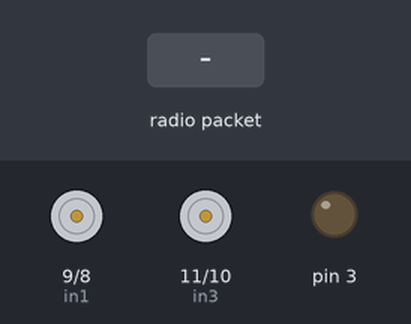
Bench run of a sketch on a simulated Arduino Uno, built with avr-gcc and run on an emulated ATmega328P. On the bench: motor-driver pin pairs drawn as motors (green arrow = first pin HIGH = forward, orange = second pin HIGH = backward, longer = more drive, scaled by the enable pin), output pins drawn as LEDs (lit = HIGH). Inputs (shaded band) come from the test bench. No radio packets arrive unless stated.

Above: at 1.2 s.
1.3 s: radio packet "1" arrives
At 1.6 s:
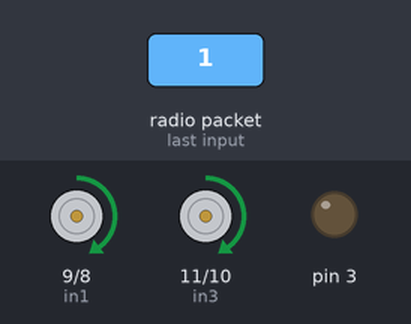
2.8 s: radio packet "0" arrives
At 3.9 s:
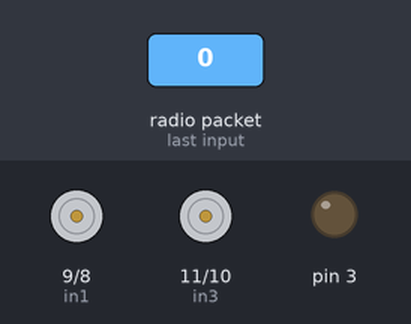
4.3 s: radio packet "2" arrives
At 5.1 s:
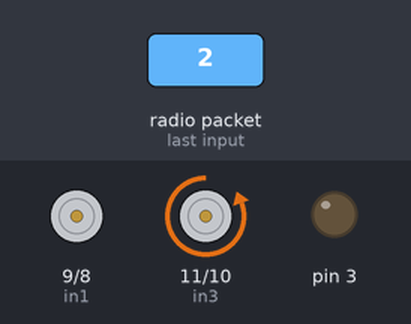
5.8 s: radio packet "3" arrives
At 6.2 s:
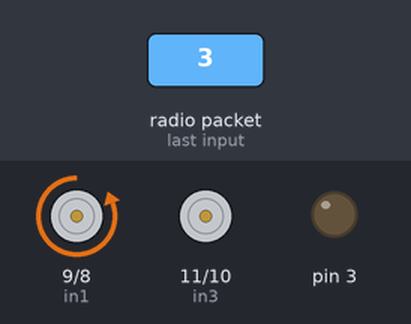
7.3 s: radio packet "4" arrives
At 8.6 s:
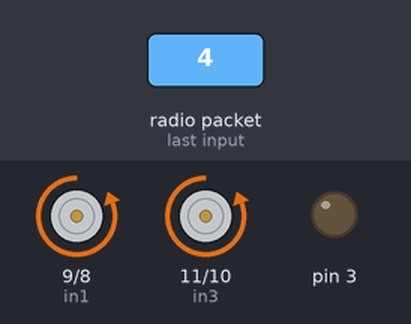
Timing chart, 0 to 9.8 s (numbered marks = the images above; inputs shaded):
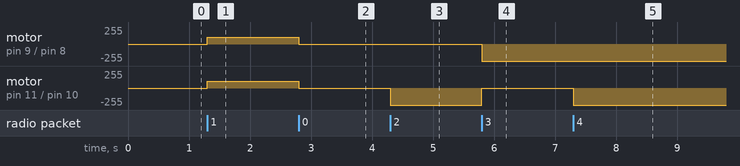

The sketch:

REC-CODE.ino
```cpp
#include<VirtualWire.h>
#include<Servo.h>
int in1 = 9;  //Motor A
int in2 = 8;   //Motor A
int in3 = 11;  // Motor B
int in4 = 10;    //Motor A
int enA = 5; // pwm Motor A
int enB = 6;  // pwm Motor B
const int datain = 12;
void setup() {
  // put your setup code here, to run once:
  vw_set_ptt_inverted(true);
  vw_set_rx_pin(datain);
  vw_setup(4000); // 4Kbps
pinMode(in1,OUTPUT);
pinMode(in2,OUTPUT);
pinMode(in3,OUTPUT);
pinMode(in4,OUTPUT);
pinMode(in4,OUTPUT);
pinMode(enA,OUTPUT);
pinMode(enB,OUTPUT);
  vw_rx_start();
  Serial.println(9600);
pinMode(3,OUTPUT);
}

void loop() {
  // put your main code here, to run repeatedly:
  uint8_t buf[VW_MAX_MESSAGE_LEN];
  uint8_t buflen = VW_MAX_MESSAGE_LEN;
  if (vw_get_message(buf, &buflen))
  {
    Serial.println(buf[0]);
    if(buf[0] =='1')
    {
  analogWrite(enA, 100);
  analogWrite(enB, 100);
  digitalWrite(in1,HIGH);
digitalWrite(in2,LOW);
digitalWrite(in3,HIGH);
digitalWrite(in4,LOW);
    }
    if(buf[0]=='0')
    {
  analogWrite(enA, 0);
  analogWrite(enB, 0);
  digitalWrite(in1,HIGH);
digitalWrite(in2,LOW);
digitalWrite(in3,HIGH);
digitalWrite(in4,LOW);

      Serial.println("Rec_data_2");
    }
    if(buf[0]=='2'){
  analogWrite(enA, 255);
  analogWrite(enB, 255);
  digitalWrite(in1,LOW);
digitalWrite(in2,LOW);
digitalWrite(in3,LOW);
digitalWrite(in4,HIGH);
      Serial.println("Rec_data_3");
    }
    if(buf[0]=='3'){
  analogWrite(enA, 255);
  analogWrite(enB, 255);
  digitalWrite(in1,LOW);
digitalWrite(in2,HIGH);
digitalWrite(in3,LOW);
digitalWrite(in4,LOW);
      Serial.println("Rec_data_4");
    }
    if(buf[0]=='4'){
  analogWrite(enA, 255);
  analogWrite(enB, 255);
  digitalWrite(in1,LOW);
digitalWrite(in2,HIGH);
digitalWrite(in3,LOW);
digitalWrite(in4,HIGH);
      Serial.println("Rec_data_5");
    }
  }
}
```

Measured:
- after the input at 1.3 s, motor on pin 9 (in1) / pin 8 (in2), motor on pin 11 (in3) / pin 10 (in4): stopped → forward 100/255 at once
- after the input at 2.8 s, motor on pin 9 (in1) / pin 8 (in2), motor on pin 11 (in3) / pin 10 (in4): forward 100/255 → stopped at once
- after the input at 4.3 s, motor on pin 11 (in3) / pin 10 (in4): stopped → backward 255/255 at once
- after the input at 5.8 s, motor on pin 9 (in1) / pin 8 (in2): stopped → backward 255/255 at once; motor on pin 11 (in3) / pin 10 (in4): backward 255/255 → stopped at once
- after the input at 7.3 s, motor on pin 11 (in3) / pin 10 (in4): stopped → backward 255/255 at once
